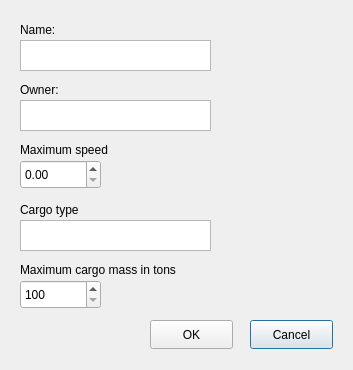
<?xml version="1.0" encoding="UTF-8"?>
<ui version="4.0">
 <class>InputCargoTrain</class>
 <widget class="QDialog" name="InputCargoTrain">
  <property name="geometry">
   <rect>
    <x>0</x>
    <y>0</y>
    <width>353</width>
    <height>370</height>
   </rect>
  </property>
  <property name="windowTitle">
   <string>InputCargoTrain</string>
  </property>
  <widget class="QLabel" name="label_4">
   <property name="geometry">
    <rect>
     <x>20</x>
     <y>200</y>
     <width>261</width>
     <height>21</height>
    </rect>
   </property>
   <property name="text">
    <string>&lt;html&gt;&lt;head/&gt;&lt;body&gt;&lt;p&gt;Cargo type&lt;/p&gt;&lt;/body&gt;&lt;/html&gt;</string>
   </property>
  </widget>
  <widget class="QLabel" name="label">
   <property name="geometry">
    <rect>
     <x>20</x>
     <y>20</y>
     <width>91</width>
     <height>20</height>
    </rect>
   </property>
   <property name="text">
    <string>Name:</string>
   </property>
  </widget>
  <widget class="QLabel" name="label_5">
   <property name="geometry">
    <rect>
     <x>20</x>
     <y>260</y>
     <width>171</width>
     <height>20</height>
    </rect>
   </property>
   <property name="text">
    <string>Maximum cargo mass in tons</string>
   </property>
  </widget>
  <widget class="QPushButton" name="cancelButton">
   <property name="geometry">
    <rect>
     <x>250</x>
     <y>320</y>
     <width>83</width>
     <height>29</height>
    </rect>
   </property>
   <property name="text">
    <string>Cancel</string>
   </property>
  </widget>
  <widget class="QTextEdit" name="ownerEdit">
   <property name="geometry">
    <rect>
     <x>20</x>
     <y>100</y>
     <width>191</width>
     <height>31</height>
    </rect>
   </property>
  </widget>
  <widget class="QLabel" name="label_2">
   <property name="geometry">
    <rect>
     <x>20</x>
     <y>80</y>
     <width>81</width>
     <height>20</height>
    </rect>
   </property>
   <property name="text">
    <string>Owner:</string>
   </property>
  </widget>
  <widget class="QTextEdit" name="nameEdit">
   <property name="geometry">
    <rect>
     <x>20</x>
     <y>40</y>
     <width>191</width>
     <height>31</height>
    </rect>
   </property>
  </widget>
  <widget class="QPushButton" name="confirmButton">
   <property name="geometry">
    <rect>
     <x>150</x>
     <y>320</y>
     <width>83</width>
     <height>29</height>
    </rect>
   </property>
   <property name="text">
    <string>OK</string>
   </property>
  </widget>
  <widget class="QSpinBox" name="cargoMassSpinBox">
   <property name="geometry">
    <rect>
     <x>20</x>
     <y>280</y>
     <width>81</width>
     <height>29</height>
    </rect>
   </property>
   <property name="minimum">
    <number>100</number>
   </property>
   <property name="maximum">
    <number>600</number>
   </property>
  </widget>
  <widget class="QDoubleSpinBox" name="velocitySpinBox">
   <property name="geometry">
    <rect>
     <x>20</x>
     <y>160</y>
     <width>81</width>
     <height>29</height>
    </rect>
   </property>
   <property name="maximum">
    <double>220.000000000000000</double>
   </property>
  </widget>
  <widget class="QLabel" name="label_3">
   <property name="geometry">
    <rect>
     <x>20</x>
     <y>140</y>
     <width>111</width>
     <height>20</height>
    </rect>
   </property>
   <property name="text">
    <string>Maximum speed</string>
   </property>
  </widget>
  <widget class="QTextEdit" name="cargoTypeEdit">
   <property name="geometry">
    <rect>
     <x>20</x>
     <y>220</y>
     <width>191</width>
     <height>31</height>
    </rect>
   </property>
  </widget>
 </widget>
 <resources/>
 <connections/>
</ui>
